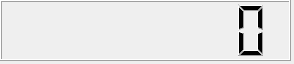
<?xml version="1.0" encoding="UTF-8"?>
<ui version="4.0">
 <class>MyClockClass</class>
 <widget class="QMainWindow" name="MyClockClass">
  <property name="geometry">
   <rect>
    <x>0</x>
    <y>0</y>
    <width>294</width>
    <height>64</height>
   </rect>
  </property>
  <property name="windowTitle">
   <string>MyClock</string>
  </property>
  <widget class="QWidget" name="centralWidget">
   <widget class="QLCDNumber" name="lcdNumber">
    <property name="geometry">
     <rect>
      <x>0</x>
      <y>0</y>
      <width>291</width>
      <height>61</height>
     </rect>
    </property>
    <property name="digitCount">
     <number>8</number>
    </property>
   </widget>
  </widget>
 </widget>
 <layoutdefault spacing="6" margin="11"/>
 <resources>
  <include location="myclock.qrc"/>
 </resources>
 <connections/>
</ui>
